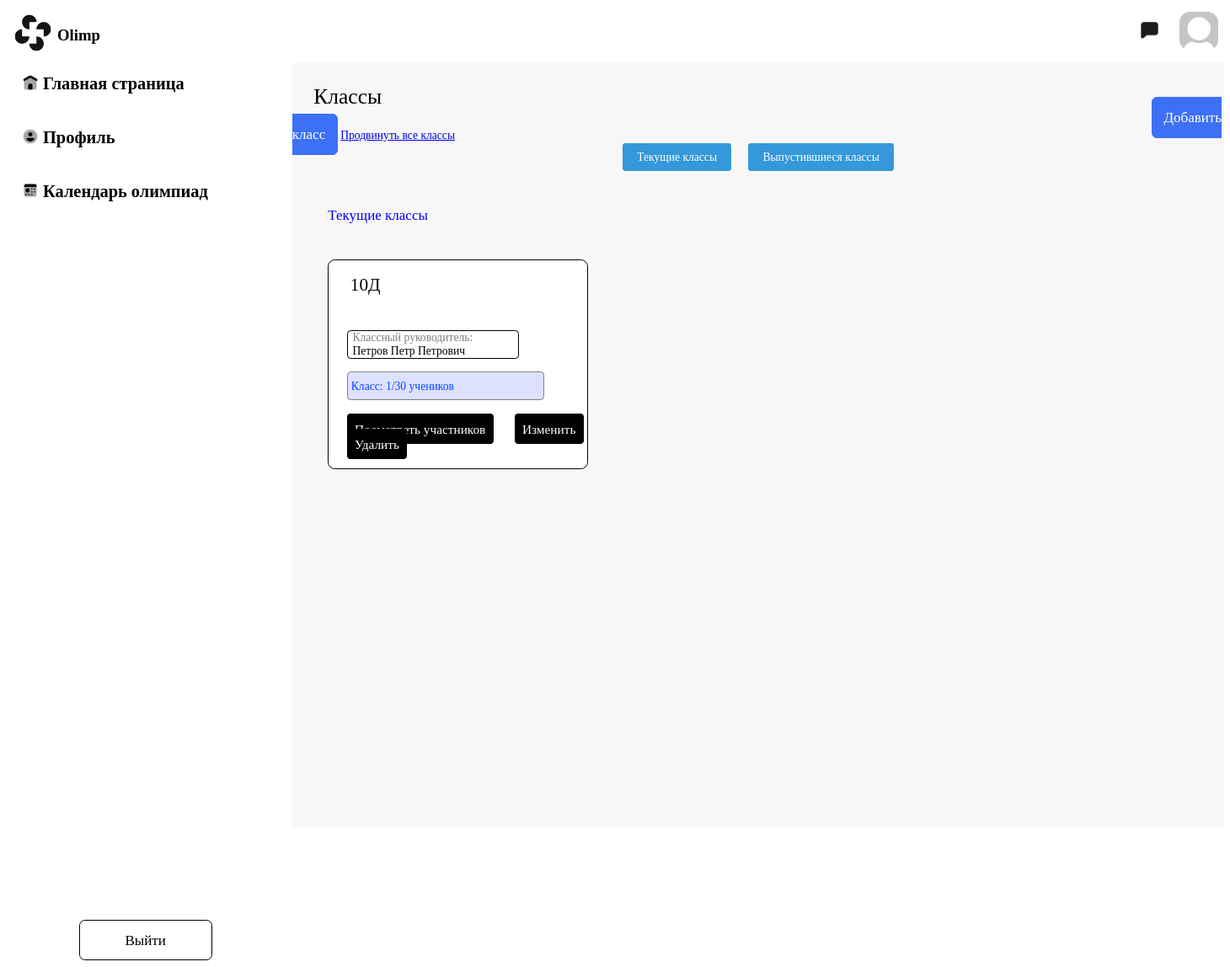
Before: /classroom/classroom/list/ with the older database file.
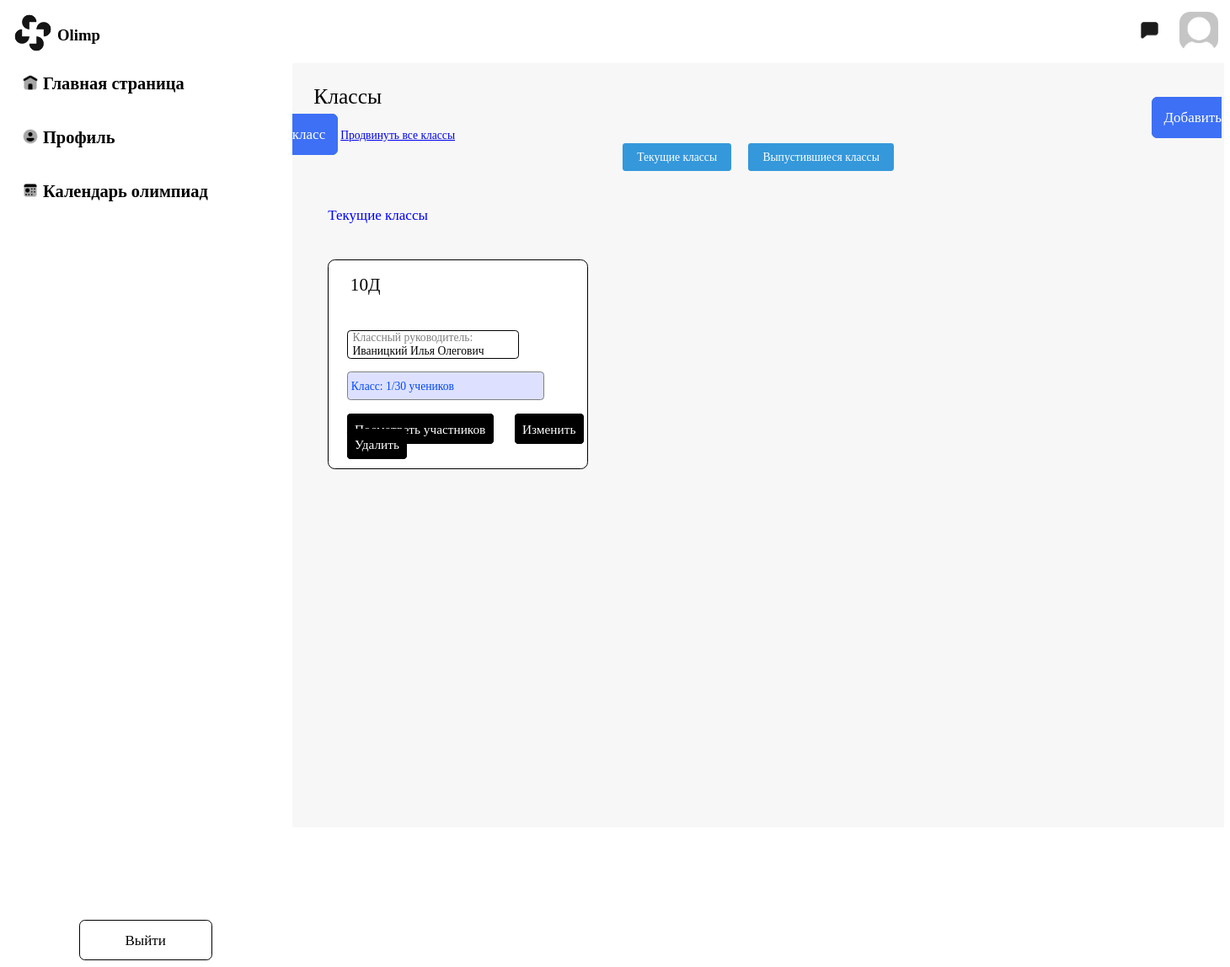
After: the same page with the newer database file.
### main/models.py (models this page shows, shortened)
class Classroom(models.Model):
    class Meta:
        verbose_name_plural = "Учебные классы"
        verbose_name = 'Учебный класс'
    number = models.IntegerField('Цифра', blank=True, null=True)
    letter = models.CharField('Буква', max_length=1, blank=True, null=True)
    teacher = models.ForeignKey(to='users.User', blank=True, null=True, on_delete=models.CASCADE,
                                related_name='teacher')
    child = models.ManyToManyField(to='users.User', blank=True, related_name='Child')
    is_graduated = models.BooleanField('Выпустился', default=False)
    graduation_year = models.IntegerField('Год выпуска', blank=True, null=True)

### users/models.py (models this page shows, shortened)
class User(AbstractUser):
    class Meta:
        verbose_name_plural = "Пользователи"
        verbose_name = "Пользователь"
    class Gender(models.TextChoices):
        MALE = 'М'
        WOMENS = 'Ж'
    image = models.ImageField(upload_to='users_images', null=True, blank=True)
    surname = models.CharField(
        "Отчество пользователя (при наличии)", max_length=256, blank=True, null=True
    )
    birth_date = models.DateField('Дата рождения', blank=True, null=True)
    gender = models.CharField("Пол учителя", max_length=2, choices=Gender.choices, default=Gender.MALE)
    is_teacher = models.BooleanField("Учитель", default=False, blank=True,
                                     null=True)  # null ИЗМЕНИТЬ НА FALSE когда будет страница регистрации
    is_child = models.BooleanField("Ученик", default=False, blank=True,
                                   null=True)  # null ИЗМЕНИТЬ НА FALSE когда будет страница регистрации
    is_admin = models.BooleanField("Администратор",
                                   default=False, blank=True,
                                   null=True)  # null ИЗМЕНИТЬ НА FALSE когда будет страница регистрации
    classroom_guide = models.ForeignKey('main.Classroom', related_name='classroom_teachers', blank=True,
                                        on_delete=models.CASCADE, null=True)
    subject = models.ManyToManyField(to="main.Subject", verbose_name="Какой предмет ведёт учитель", blank=True)
    post_job_teacher = models.ManyToManyField(to="main.Post", verbose_name="Должность учителя", blank=True)
    classroom = models.ForeignKey(to='main.Classroom', on_delete=models.CASCADE, verbose_name='Класс ученика',
                                  blank=True, null=True)

### classroom/views.py (the view)
# urls.py: path('classroom/list/', ClassroomListView.as_view(), name='list_classroom'),
class ClassroomListView(View):
    def get(self, request):
        graduated = request.GET.get('graduated') == '1'
        if graduated:
            classrooms = Classroom.objects.filter(is_graduated=True)
            context_title = "Выпустившиеся классы"
        else:
            classrooms = Classroom.objects.filter(is_graduated=False)
            context_title = "Текущие классы"
        return render(request, 'list_classroom/list_classroom.html', {
            'classrooms': classrooms,
            'graduated': graduated,
            'context_title': context_title
        })

### classroom/templates/list_classroom/list_classroom.html (shortened to what this page needs)
<!DOCTYPE html>
{% load static %}
<html lang="en">
<head>
    <link rel="stylesheet" href="{% static 'list_classroom/list_classroom.css' %}">
    <link rel="stylesheet" href="{% static 'header/header.css' %}">
    <link rel="stylesheet" href="{% static 'navbar/navbar.css' %}">
</head>
<body>
{% include 'header/header.html' %}
{% include 'navbar/navbar.html' %}
<div class="main">
    <div class="classes">Классы</div>
    <a class="addclass" href="{% url 'classroom:classroom_create' %}">Добавить класс</a>
    <a class="promote-all" href="{% url 'classroom:promote_all_classrooms' %}">Продвинуть все классы</a>
    <div class="switch-buttons">
        <a class="switch-button" href="{% url 'classroom:list_classroom' %}?graduated=0">Текущие классы</a>
        <a class="switch-button" href="{% url 'classroom:list_classroom' %}?graduated=1">Выпустившиеся классы</a>
    </div>
    <div class="sha">{{ context_title }}</div>
    <div class="class-grid">
        {% for classroom in classrooms %}
        <div class="pole">
            <div class="class">{{ classroom.number }}{{ classroom.letter }} </div>
            <div class="clasruk">
                <div class="classruk">Классный руководитель:</div>
                <div class="rukovoditel">{{ classroom.teacher.last_name }} {{ classroom.teacher.first_name }} {{ classroom.teacher.surname }}</div>
            </div>
            <div class="kolvo">Класс: {{ classroom.child.count }}/30 учеников</div>
            <a href="{% url 'classroom:student-applications-admin' classroom.id %}" class="watchinfo" type="button">Посмотреть участников</a>
            <a href="{% url 'classroom:classroom_update' classroom.pk %}" class="watchinfo" type="button">Изменить</a>
            <a href="{% url 'classroom:classroom_delete' classroom.pk %}" class="watchinfo" type="button">Удалить</a>
        </div>
        {% endfor %}
    </div>
</div>
</body>
</html>

### main/templates/header/header.html (shortened to what this page needs)
{% load static %}
{% block header %}
<header>
    <div class="golova">
        <div id="yourlogo">
            <button class="btnh"><img class="sun" id="avatarka"
                                          src=" {% if user.image %}{{ user.image.url }}{% else %}{% static 'homepage/img/default-ava.png' %}{% endif %}"></button>
        </div>
        <div id="chat">
            <button class="btnh"><img class="sun" id="chatblack"
                                        src="{% static 'homepage/img/Chatblack.png' %}"></button>
        </div>
    </div>
</header>
{% endblock %}

### main/templates/navbar/navbar.html (shortened to what this page needs)
{% load static %}
{% block content %}
    <aside class="spisok">
        <img class="logo" src="{% static 'homepage/img/logoolimp.jpg' %}" alt="">
        <p class="logoword">Olimp</p>
        <div id="spis">
            <ul class="asidespis">
                <li>
                    <div class="mainpage">
                        <img id="mainpageimg" src="{% static 'profile/img/home.png' %}"><a
                            href="{% url 'main:home' %}" id="mainpage">Главная страница</a>
                    </div>
                </li>
                <li>
                    <div class="mainpage">
                        <img id="mainpageimg" src="{% static 'profile/img/profile.png' %}"><a
                            href="{% url 'users:profile' %}" id="setting">Профиль</a>
                    </div>
                </li>
                <li>
                    <div class="mainpage">
                        <img id="mainpageimg" src="{% static 'profile/img/calendar.png' %}"><a
                            href="{% url 'calendar_olimp:calendar' %}" id="dates">Календарь
                        олимпиад</a>
                    </div>
                </li>
            </ul>
            <a href="{% url 'users:logout' %}" class="exitbutton" type="button" value="Выйти">Выйти</a>
        </div>
    </aside>
{% endblock %}

### static/list_classroom/list_classroom.css (style rules this page uses)
html { overflow: hidden; font-family: Bahnschrift; zoom: 85%; max-width: 100%; max-height: 100%; }
.golova { width: 1800%; background-color: white; }
.logo { width: 75px; height: 75px; padding: 0; }
.logoword { padding: 0; position: fixed; left: 80px; top: 15px; font-weight: bold; font-size: 22px; }
.switch-buttons { text-align: center; margin-bottom: 20px; }
.switch-button { display: inline-block; margin: 0 10px; padding: 10px 20px; background-color: #3498db; color: #fff; text-decoration: none; border-radius: 4px; transition: background-color 0.3s ease; }
#spis { padding-left: 20px; text-align: left; position: fixed; float: left; width: 200px; height: 100%; background-color: white; }
.spisok li { margin-bottom: 75px; }
li::marker { content: ''; }
#mainpage { text-decoration: none; color: #000; position: fixed; left: 60px; font-size: 24px; font-weight: bold; }
#mainpageimg { position: fixed; left: 30px; }
#dates { text-decoration: none; color: #000; position: fixed; left: 60px; font-size: 24px; }
#setting { text-decoration: none; color: #000; position: fixed; left: 60px; font-size: 24px; }
#spis:after { content: ""; position: absolute; top: 100%; left: 50px; border-top: 50px solid green; border-top-color: inherit; border-left: 50px solid transparent; border-right: 50px solid transparent; }
.exitbutton { transition-property: background; transition-duration: 0.3s; width: 183.822px; height: 20px; justify-content: center; align-items: center; flex-shrink: 0; border-radius: 8px; border: 1.5px solid #000; color: #000; text-decoration: none; background: #FFF; position: fixed; left: 110px; bottom: 10px; font-family: Bahnschrift; font-size: 20px; font-style: normal; font-weight: 400; line-height: normal; text-align: center; padding-top: 17px; padding-bottom: 17px; }
.main { background-color: #f7f7f7; margin-left: 400px; padding-bottom: 500px; }
.classes { font-size: 30px; margin-left: 30px; padding-top: 30px; font-family: Bahnschrift; }
.sha { margin-left: 50px; margin-top: 50px; font-size: 20px; text-decoration: none; color: blue; }
.addclass { transition-property: background; transition-duration: 0.3s; width: 183.822px; height: 56px; padding: 16px; padding-top: -20px; margin-left: 1200px; justify-content: center; align-items: center; flex-shrink: 0; border-radius: 8px; border: 1.5px solid #3d70f5; text-decoration: none; color: #FFFFFF; background: #3d70f5; left: 500px; font-family: Bahnschrift; font-size: 20px; font-style: normal; font-weight: 400; line-height: normal; }
.pole { border: 1.5px solid #000000; border-radius: 10px; width: 361px; height: 291px; background-color: #FFFFFF; margin-left: 50px; margin-top: 50px; }
.class { font-size: 25px; padding-top: 20px; padding-left: 20px; margin-left: 10px; }
.clasruk { margin-left: 25px; width: 233px; margin-top: 48px; border: 1.5px solid black; border-radius: 5px; padding-left: 5px; }
.classruk { opacity: 0.5; margin-left: 2px; }
.rukovoditel { margin-left: 2px; }
.kolvo { margin-left: 25px; border: 1.5px solid gray; border-radius: 5px; background-color: #DDE1FF; color: #0047ff; width: 269px; margin-top: 18px; height: 28px; padding-top: 10px; padding-left: 5px; margin-bottom: 30px; }
.watchinfo { transition-property: background; transition-duration: 0.3s; width: 307px; margin-top: 60px; margin-left: 25px; height: 44px; padding: 10px; justify-content: center; align-items: center; flex-shrink: 0; border-radius: 5px; border: 1.5px solid #000000; color: white; background: #000000; left: 110px; bottom: 10px; font-family: Bahnschrift; font-size: 18px; font-style: normal; font-weight: 400; line-height: normal; text-decoration: none; }

### static/header/header.css (style rules this page uses)
.golova { width: 1800%; background-color: white; }
.btnh { background-color: white; border: none; }
#yourlogo { position: absolute; display: flex; right: 10px; top: 15px; }
#chat { position: absolute; display: flex; right: 90px; top: 25px; }
#avatarka { width: 55px; height: 55px; border-radius: 15px; }

Changed rows visible on the page:
removed Classroom: number "10", letter "Д", teacher.last_name "Петров", teacher.first_name "Петр", teacher.surname "Петрович", child.count "1"
added Classroom: number "10", letter "Д", teacher.last_name "Иваницкий", teacher.first_name "Илья", teacher.surname "Олегович", child.count "1"
